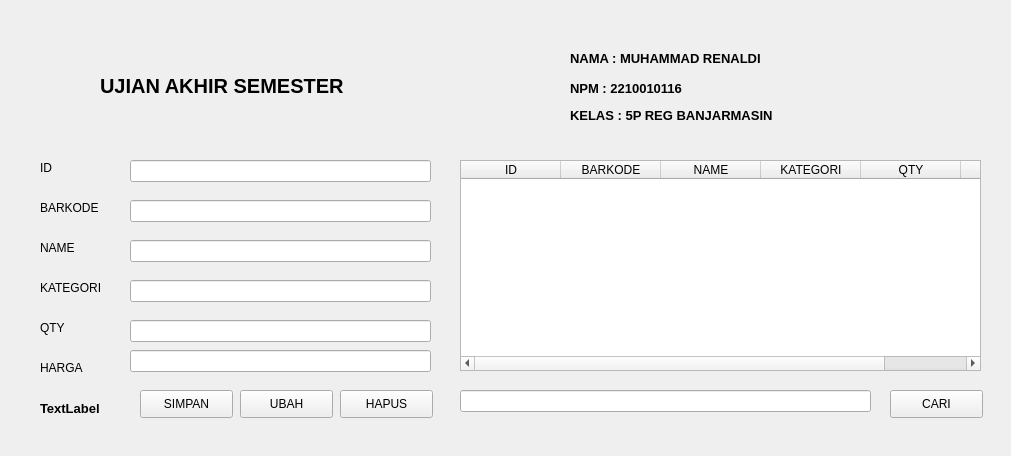
<?xml version="1.0" encoding="UTF-8"?>
<ui version="4.0">
 <class>Form</class>
 <widget class="QWidget" name="Form">
  <property name="geometry">
   <rect>
    <x>0</x>
    <y>0</y>
    <width>1011</width>
    <height>456</height>
   </rect>
  </property>
  <property name="windowTitle">
   <string>Form</string>
  </property>
  <widget class="QLabel" name="label">
   <property name="geometry">
    <rect>
     <x>570</x>
     <y>50</y>
     <width>271</width>
     <height>16</height>
    </rect>
   </property>
   <property name="font">
    <font>
     <pointsize>10</pointsize>
     <weight>75</weight>
     <bold>true</bold>
    </font>
   </property>
   <property name="text">
    <string>NAMA : MUHAMMAD RENALDI</string>
   </property>
  </widget>
  <widget class="QLabel" name="label_2">
   <property name="geometry">
    <rect>
     <x>40</x>
     <y>160</y>
     <width>55</width>
     <height>16</height>
    </rect>
   </property>
   <property name="font">
    <font>
     <pointsize>9</pointsize>
    </font>
   </property>
   <property name="text">
    <string>ID</string>
   </property>
  </widget>
  <widget class="QLabel" name="label_3">
   <property name="geometry">
    <rect>
     <x>40</x>
     <y>200</y>
     <width>71</width>
     <height>16</height>
    </rect>
   </property>
   <property name="font">
    <font>
     <pointsize>9</pointsize>
    </font>
   </property>
   <property name="text">
    <string>BARKODE</string>
   </property>
  </widget>
  <widget class="QLabel" name="label_4">
   <property name="geometry">
    <rect>
     <x>40</x>
     <y>240</y>
     <width>55</width>
     <height>16</height>
    </rect>
   </property>
   <property name="font">
    <font>
     <pointsize>9</pointsize>
    </font>
   </property>
   <property name="text">
    <string>NAME</string>
   </property>
  </widget>
  <widget class="QLabel" name="label_5">
   <property name="geometry">
    <rect>
     <x>40</x>
     <y>280</y>
     <width>71</width>
     <height>16</height>
    </rect>
   </property>
   <property name="font">
    <font>
     <pointsize>9</pointsize>
    </font>
   </property>
   <property name="text">
    <string>KATEGORI</string>
   </property>
  </widget>
  <widget class="QLabel" name="label_6">
   <property name="geometry">
    <rect>
     <x>40</x>
     <y>320</y>
     <width>55</width>
     <height>16</height>
    </rect>
   </property>
   <property name="font">
    <font>
     <pointsize>9</pointsize>
    </font>
   </property>
   <property name="text">
    <string>QTY</string>
   </property>
  </widget>
  <widget class="QLabel" name="label_7">
   <property name="geometry">
    <rect>
     <x>40</x>
     <y>360</y>
     <width>55</width>
     <height>16</height>
    </rect>
   </property>
   <property name="font">
    <font>
     <pointsize>9</pointsize>
    </font>
   </property>
   <property name="text">
    <string>HARGA</string>
   </property>
  </widget>
  <widget class="QLabel" name="label_8">
   <property name="geometry">
    <rect>
     <x>570</x>
     <y>80</y>
     <width>171</width>
     <height>16</height>
    </rect>
   </property>
   <property name="font">
    <font>
     <pointsize>10</pointsize>
     <weight>75</weight>
     <bold>true</bold>
    </font>
   </property>
   <property name="text">
    <string>NPM : 2210010116</string>
   </property>
  </widget>
  <widget class="QLabel" name="label_9">
   <property name="geometry">
    <rect>
     <x>570</x>
     <y>100</y>
     <width>271</width>
     <height>31</height>
    </rect>
   </property>
   <property name="font">
    <font>
     <pointsize>10</pointsize>
     <weight>75</weight>
     <bold>true</bold>
    </font>
   </property>
   <property name="text">
    <string>KELAS : 5P REG BANJARMASIN</string>
   </property>
  </widget>
  <widget class="QLineEdit" name="edtId">
   <property name="geometry">
    <rect>
     <x>130</x>
     <y>160</y>
     <width>301</width>
     <height>22</height>
    </rect>
   </property>
  </widget>
  <widget class="QLineEdit" name="edtBarkode">
   <property name="geometry">
    <rect>
     <x>130</x>
     <y>200</y>
     <width>301</width>
     <height>22</height>
    </rect>
   </property>
  </widget>
  <widget class="QLineEdit" name="edtName">
   <property name="geometry">
    <rect>
     <x>130</x>
     <y>240</y>
     <width>301</width>
     <height>22</height>
    </rect>
   </property>
  </widget>
  <widget class="QLineEdit" name="edtKategori">
   <property name="geometry">
    <rect>
     <x>130</x>
     <y>280</y>
     <width>301</width>
     <height>22</height>
    </rect>
   </property>
  </widget>
  <widget class="QLineEdit" name="edtQty">
   <property name="geometry">
    <rect>
     <x>130</x>
     <y>320</y>
     <width>301</width>
     <height>22</height>
    </rect>
   </property>
  </widget>
  <widget class="QLineEdit" name="edtHarga">
   <property name="geometry">
    <rect>
     <x>130</x>
     <y>350</y>
     <width>301</width>
     <height>22</height>
    </rect>
   </property>
  </widget>
  <widget class="QPushButton" name="tSimpan">
   <property name="geometry">
    <rect>
     <x>140</x>
     <y>390</y>
     <width>93</width>
     <height>28</height>
    </rect>
   </property>
   <property name="text">
    <string>SIMPAN</string>
   </property>
  </widget>
  <widget class="QPushButton" name="tUbah">
   <property name="geometry">
    <rect>
     <x>240</x>
     <y>390</y>
     <width>93</width>
     <height>28</height>
    </rect>
   </property>
   <property name="text">
    <string>UBAH</string>
   </property>
  </widget>
  <widget class="QPushButton" name="tHapus">
   <property name="geometry">
    <rect>
     <x>340</x>
     <y>390</y>
     <width>93</width>
     <height>28</height>
    </rect>
   </property>
   <property name="text">
    <string>HAPUS</string>
   </property>
  </widget>
  <widget class="QPushButton" name="tCari">
   <property name="geometry">
    <rect>
     <x>890</x>
     <y>390</y>
     <width>93</width>
     <height>28</height>
    </rect>
   </property>
   <property name="text">
    <string>CARI</string>
   </property>
  </widget>
  <widget class="QTableWidget" name="tableWidget">
   <property name="geometry">
    <rect>
     <x>460</x>
     <y>160</y>
     <width>521</width>
     <height>211</height>
    </rect>
   </property>
   <column>
    <property name="text">
     <string>ID</string>
    </property>
   </column>
   <column>
    <property name="text">
     <string>BARKODE</string>
    </property>
   </column>
   <column>
    <property name="text">
     <string>NAME</string>
    </property>
   </column>
   <column>
    <property name="text">
     <string>KATEGORI</string>
    </property>
   </column>
   <column>
    <property name="text">
     <string>QTY</string>
    </property>
   </column>
   <column>
    <property name="text">
     <string>HARGA</string>
    </property>
   </column>
  </widget>
  <widget class="QLineEdit" name="edtCari">
   <property name="geometry">
    <rect>
     <x>460</x>
     <y>390</y>
     <width>411</width>
     <height>22</height>
    </rect>
   </property>
  </widget>
  <widget class="QLabel" name="label_10">
   <property name="geometry">
    <rect>
     <x>100</x>
     <y>70</y>
     <width>311</width>
     <height>31</height>
    </rect>
   </property>
   <property name="font">
    <font>
     <pointsize>15</pointsize>
     <weight>75</weight>
     <bold>true</bold>
    </font>
   </property>
   <property name="text">
    <string>UJIAN AKHIR SEMESTER</string>
   </property>
  </widget>
  <widget class="QLabel" name="label_11">
   <property name="geometry">
    <rect>
     <x>40</x>
     <y>400</y>
     <width>91</width>
     <height>16</height>
    </rect>
   </property>
   <property name="font">
    <font>
     <pointsize>10</pointsize>
     <weight>75</weight>
     <bold>true</bold>
    </font>
   </property>
   <property name="text">
    <string>TextLabel</string>
   </property>
  </widget>
 </widget>
 <resources/>
 <connections/>
</ui>
